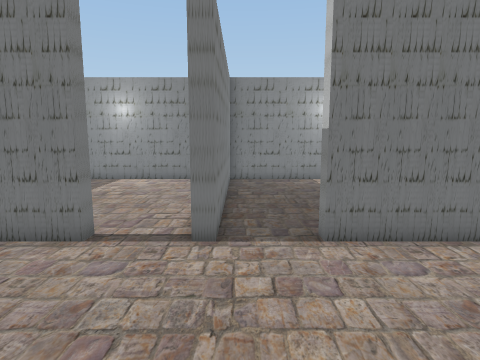
[1] (above)

16 first-person views from a walk through a 3-D level made in the Unity game engine. The camera is 1.3 m above the floor, tilts 8° down and sees 75° across. The floor is counted in squares, 0.6 m on a side. Each view is taken from the middle of a square. On the plan, view 1 faces up. The plan holds only what a view shows up to about 18 squares ahead; the rest is blank. The player is left out.

[2]
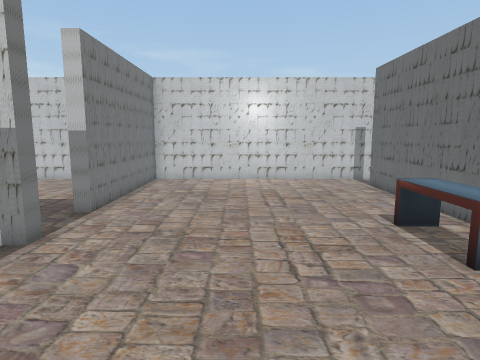

[3]
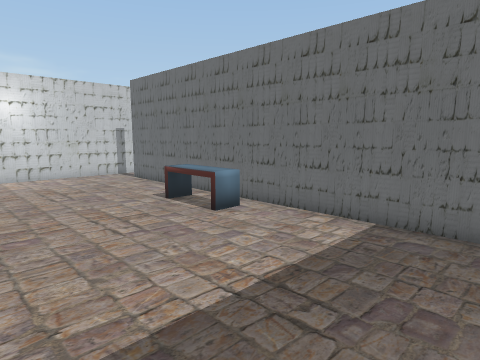

[4]
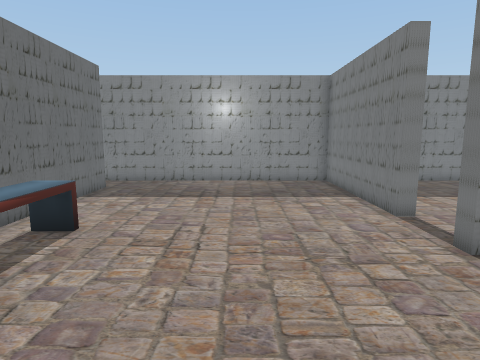

[5]
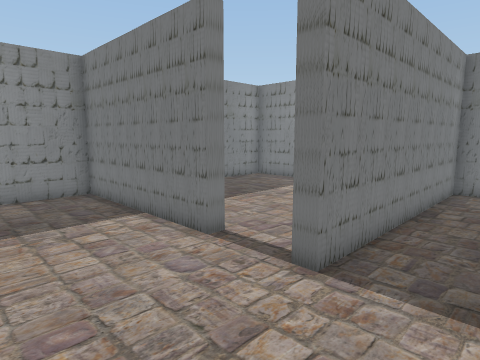

[6]
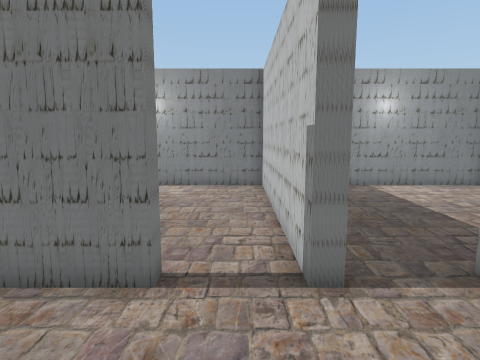

[7]
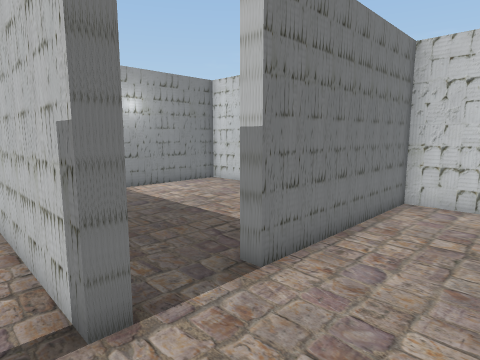

[8]
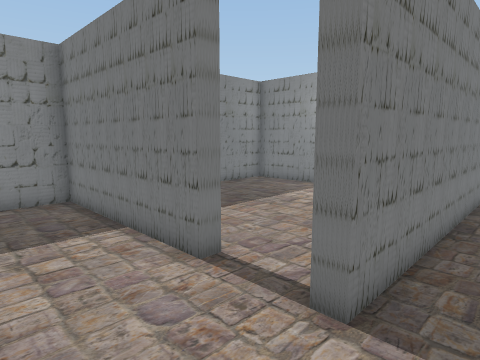

[9]
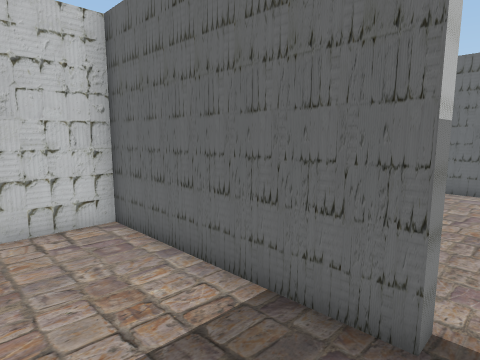

[10]
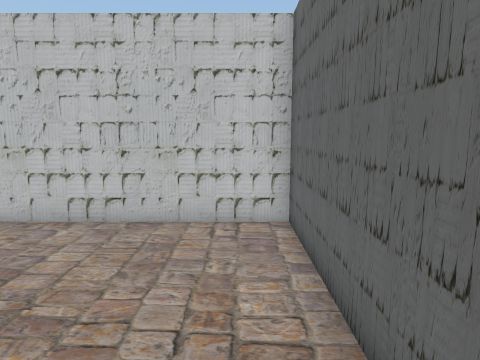

[11]
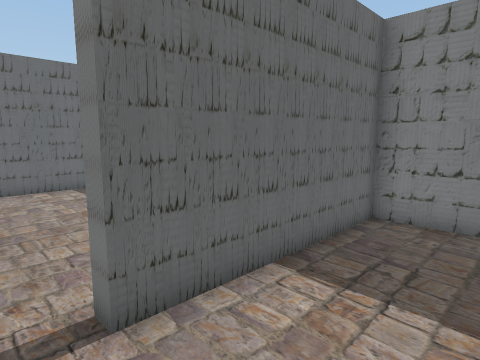

[12]
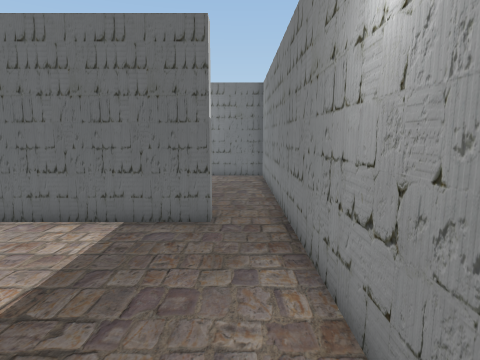

[13]
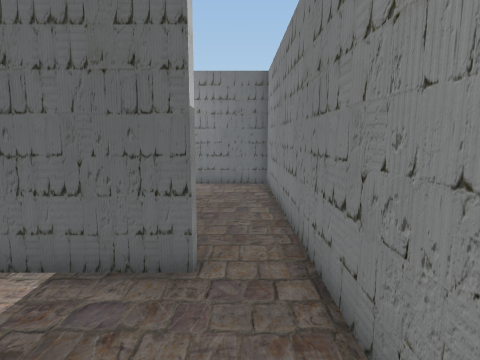

[14]
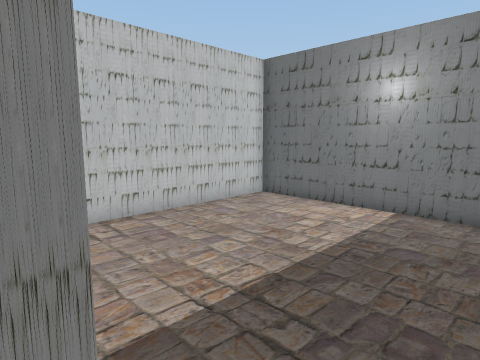

[15]
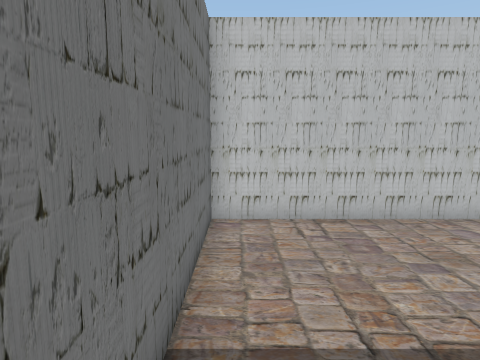

[16]
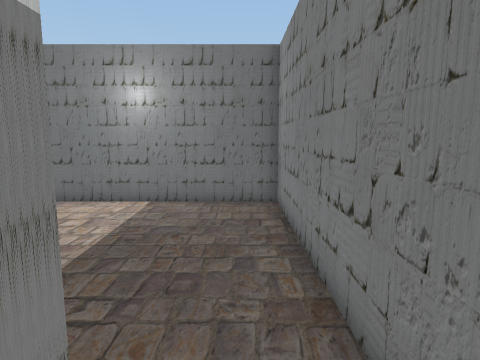

### Floor plan
Points are (right, up) in squares from view 1. A wall is a line through its corners. A room is listed if a view was taken in it or the views show most of it. See-through windows are left out.
Room 1 (views 1, 2, 3, 4, 5, 6, 7, 8, 12, 13, 14, 16)
walls: (-0.5, 6.3) (-1, 6.3) (-1, 7.5); (-3.2, 6.7) (-3.2, 6.3) (-10.3, 6.3) (-10.3, -4.6); (-8.3, -4.3) (-8.3, -3.8) (6.8, -3.8); (8.7, -3.6) (8.7, 6.3) (1.8, 6.3)
ways out: opening at (0.5, 7) to room 2; opening at (-2, 7) to room 3; opening at (-9, -4) to room 4; opening at (7.5, -4)
objects: bench (-2, -3) to (0, -2)
Room 2 (views 9, 10)
walls: (1.8, 6.3) (1.8, 6.7) (8.7, 6.7) (8.7, 15.8) (-0.5, 15.8) (-0.5, 6.3)
ways out: opening at (0.5, 7) to room 1
Room 3 (view 11)
walls: (-10.3, 9.1) (-10.3, 6.7) (-3.2, 6.7); (-1, 7.5) (-1, 15.8) (-10.3, 15.8) (-10.3, 10.8)
ways out: opening at (-2, 7) to room 1
Room 4 (view 15)
walls: (-10.3, -4.6) (-10.3, -13.3) (-1, -13.3) (-1, -4.3) (-8.3, -4.3)
ways out: opening at (-9, -4) to room 1

Where each view was taken, in squares from view 1:
view 1: 0 up, 0 right, facing up
view 2: 2 up, 7 left, facing right
view 3: 4 up, 9 left, facing down-right
view 4: 2 up, 5 right, facing left
view 5: 2 up, 2 right, facing up-left
view 6: 2 up, 2 left, facing up
view 7: 3 up, 2 left, facing up-right
view 8: 3 up, 1 right, facing up-left
view 9: 10 up, 1 right, facing down-right
view 10: 8 up, 1 right, facing right
view 11: 10 up, 2 left, facing down-left
view 12: 4 up, 9 left, facing down
view 13: 1 up, 9 left, facing down
view 14: 4 down, 9 left, facing down-right
view 15: 5 down, 9 left, facing right
view 16: 3 down, 9 left, facing down
